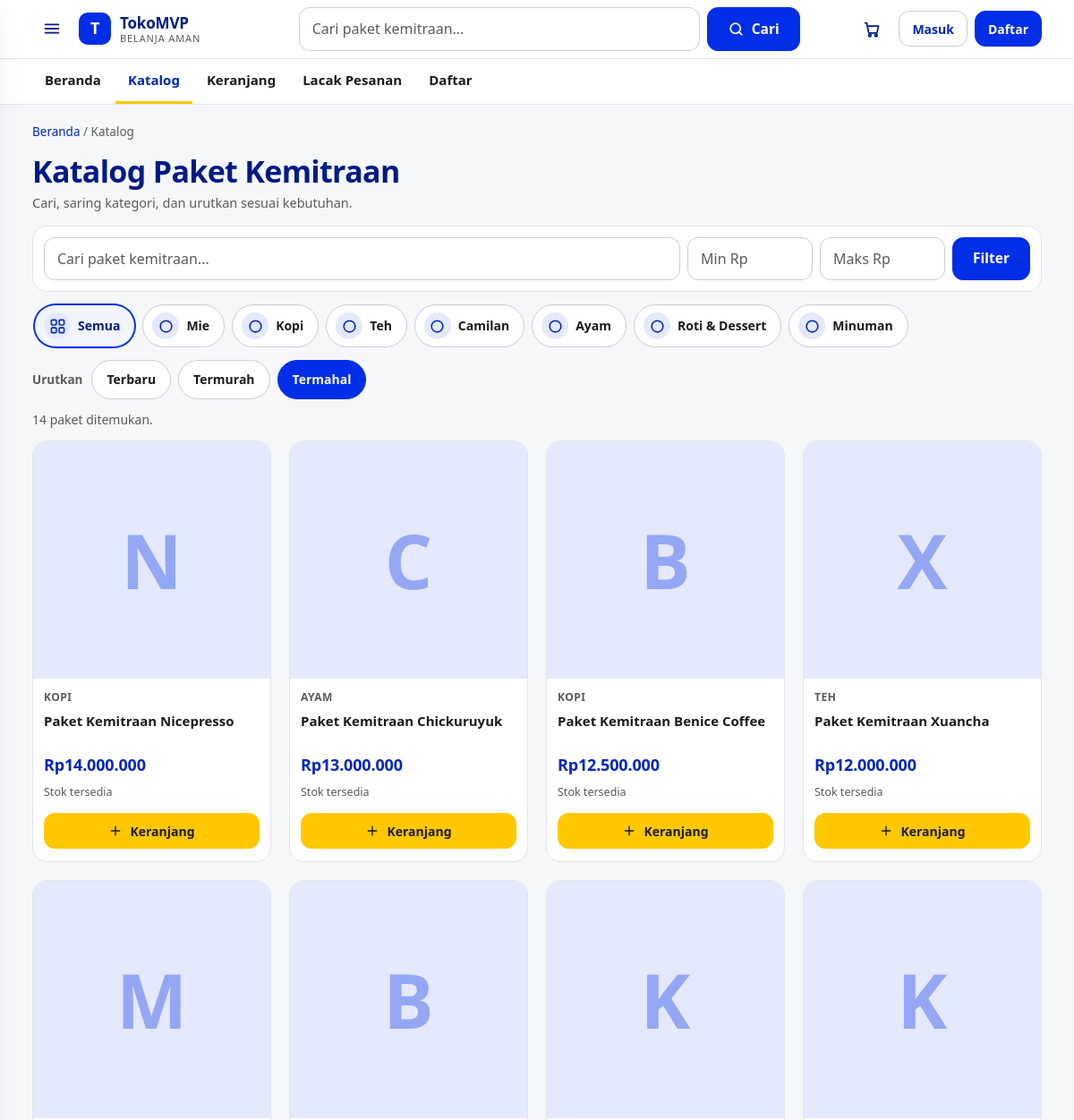
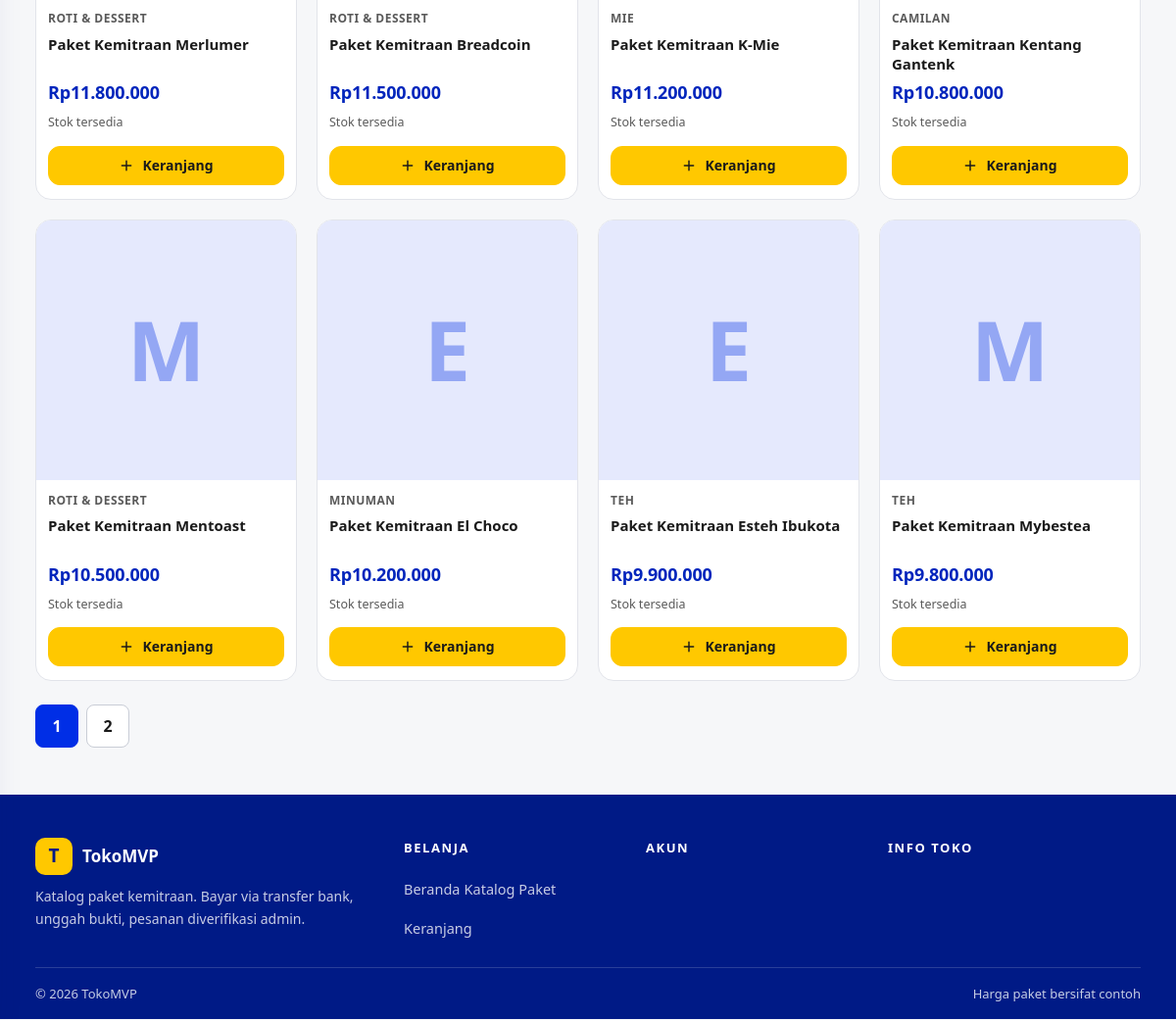
Page /products?sort=price_desc on the committed database (2 pictures, top to bottom).
### tables this page shows
CREATE TABLE categories (
  id INT UNSIGNED AUTO_INCREMENT PRIMARY KEY,
  name VARCHAR(120) NOT NULL,
  slug VARCHAR(150) NOT NULL,
  parent_id INT UNSIGNED NULL,
  created_at DATETIME NOT NULL DEFAULT CURRENT_TIMESTAMP,
  UNIQUE KEY uq_cat_slug (slug),
  CONSTRAINT fk_cat_parent FOREIGN KEY (parent_id) REFERENCES categories(id) ON DELETE SET NULL
);

CREATE TABLE products (
  id INT UNSIGNED AUTO_INCREMENT PRIMARY KEY,
  category_id INT UNSIGNED NULL,
  name VARCHAR(200) NOT NULL,
  slug VARCHAR(220) NOT NULL,
  sku VARCHAR(80) NOT NULL,
  description TEXT NULL,
  price INT UNSIGNED NOT NULL DEFAULT 0 COMMENT 'IDR, harga dasar',
  compare_price INT UNSIGNED NULL,
  weight_gram INT UNSIGNED NOT NULL DEFAULT 0,
  status ENUM('draft','published','archived') NOT NULL DEFAULT 'draft',
  created_at DATETIME NOT NULL DEFAULT CURRENT_TIMESTAMP,
  updated_at DATETIME NOT NULL DEFAULT CURRENT_TIMESTAMP ON UPDATE CURRENT_TIMESTAMP,
  UNIQUE KEY uq_products_slug (slug),
  UNIQUE KEY uq_products_sku (sku),
  KEY idx_products_status (status),
  KEY idx_products_cat (category_id),
  FULLTEXT KEY ft_products (name, description),
  CONSTRAINT fk_prod_cat FOREIGN KEY (category_id) REFERENCES categories(id) ON DELETE SET NULL
);

### app/Views/store/_card.php (the view, shortened to what the rows shown need)
<?php
$brand = preg_replace('/^paket kemitraan\s+/i', '', trim($p['name'] ?? ''));
$initial = mb_strtoupper(mb_substr($brand !== '' ? $brand : trim($p['name'] ?? '?'), 0, 1));
$stock = (int)($stock ?? 0);
$stockCls = $stock <= 0 ? ' is-out' : ($stock <= 5 ? ' is-low' : '');
$stockTxt = $stock <= 0 ? 'Habis' : ($stock <= 5 ? 'Sisa ' . $stock : 'Stok tersedia');
?>
<article class="p-card">
  <a class="p-media" href="/products/<?= View::e($p['slug']) ?>" aria-label="<?= View::e($p['name']) ?>">
    <span class="p-ph" aria-hidden="true"><span class="p-ph__mark"><?= View::e($initial) ?></span></span>
  </a>
  <div class="p-body">
    <span class="p-cat"><?= View::e($p['category_name'] ?? '') ?></span>
    <a class="p-name" href="/products/<?= View::e($p['slug']) ?>"><?= View::e($p['name']) ?></a>
    <span class="p-price"><?= Helpers::rupiah($p['price']) ?></span>
    <span class="p-stock<?= $stockCls ?>"><?= View::e($stockTxt) ?></span>
    <div class="p-foot">
      <?php if (!empty($vid) && $stock > 0): ?>
      <form method="post" action="/cart/add">
        <button class="btn btn--buy btn--sm btn--block" type="submit">
          <svg width="16" height="16" viewBox="0 0 24 24" fill="none" stroke="currentColor" stroke-width="2.2" stroke-linecap="round" aria-hidden="true"><path d="M12 5v14M5 12h14"/></svg>
          Keranjang
        </button>
      </form>
      <?php else: ?>
        <a class="btn btn--ghost btn--sm btn--block" href="/products/<?= View::e($p['slug']) ?>">Lihat Detail</a>
      <?php endif; ?>
    </div>
  </div>
</article>

### app/Views/store/catalog.php (shortened to what the rows shown need)
<?php
$map = [];
try {
  $ids = array_values(array_filter(array_map(fn($p) => (int)$p['id'], $products ?? [])));
  if ($ids) {
    $in = implode(',', $ids);
    $st = \App\Core\Database::pdo()->query(
      "SELECT product_id, MIN(id) AS vid, COALESCE(SUM(stock),0) AS stock FROM product_variants WHERE product_id IN ({$in}) AND status = 'active' GROUP BY product_id"
    );
    foreach ($st->fetchAll() as $r) { $map[(int)$r['product_id']] = ['vid' => (int)$r['vid'], 'stock' => (int)$r['stock']]; }
  }
} catch (\Throwable) { $map = []; }
$f = $filters ?? ['q' => '', 'category' => '', 'min_price' => '', 'max_price' => '', 'sort' => 'newest'];
$sort = $f['sort'] ?? 'newest';
$catOrder = ['mie', 'kopi', 'teh', 'camilan', 'ayam', 'roti-dessert', 'minuman'];
$cats = array_values($categories ?? []);
usort($cats, fn($a, $b) => (array_search($a['slug'], $catOrder) <=> array_search($b['slug'], $catOrder)));
$catIcon = [
  'mie' => '<path d="M4 12h16a8 8 0 0 1-16 0z"/><path d="M8 12V6m3 6V5m3 7V6m3 6v-3"/>',
  'kopi' => '<path d="M5 9h11v6a5 5 0 0 1-5 5h-1a5 5 0 0 1-5-5z"/><path d="M16 10h2a2.5 2.5 0 0 1 0 5h-2"/>',
  'teh' => '<path d="M7 9h10l-1.5 10h-7z"/><path d="M9 9c0-3 6-3 6 0"/>',
  'camilan' => '<path d="M6 9h12l-1.5 9h-9z"/><path d="M9 5l6 0M12 5V3"/>',
  'ayam' => '<circle cx="10" cy="14" r="5"/><path d="M14 11l5-5m-2 0h3v3"/>',
  'roti-dessert' => '<path d="M5 13a4 4 0 0 1 4-4h8a4 4 0 0 1 0 8H9a4 4 0 0 1-4-4z"/>',
  'minuman' => '<path d="M10 3h4v4l2 4v8a2 2 0 0 1-2 2h-4a2 2 0 0 1-2-2v-8l2-4z"/><path d="M10 12h4"/>',
];
$chipQs = function (string $cat) use ($f): string {
  $q = ['q' => $f['q'] ?? '', 'min' => $f['min_price'] ?? '', 'max' => $f['max_price'] ?? '', 'sort' => $f['sort'] ?? 'newest'];
  if ($cat !== '') { $q['category'] = $cat; }
  return http_build_query(array_filter($q, fn($v) => $v !== ''));
};
$sortQs = function (string $s) use ($f): string {
  $q = ['q' => $f['q'] ?? '', 'category' => $f['category'] ?? '', 'min' => $f['min_price'] ?? '', 'max' => $f['max_price'] ?? '', 'sort' => $s];
  return http_build_query(array_filter($q, fn($v) => $v !== ''));
};
?>
<div class="wrap page shop">
  <nav class="crumbs" aria-label="Breadcrumb"><a href="/">Beranda</a> / <span>Katalog</span></nav>
  <div class="shop-head">
    <div>
      <h1 class="shop-title">Katalog Paket Kemitraan</h1>
      <p class="muted shop-sub">Cari, saring kategori, dan urutkan sesuai kebutuhan.</p>
    </div>
  </div>
  <form method="get" action="/products" class="shop-filter" role="search">
    <div class="shop-filter__row">
      <input class="input" type="search" id="f-q" name="q" placeholder="Cari paket kemitraan..." value="<?= View::e($f['q'] ?? '') ?>">
      <input class="input shop-filter__num" type="number" id="f-min" name="min" min="0" inputmode="numeric" placeholder="Min Rp" value="<?= View::e($f['min_price'] ?? '') ?>">
      <input class="input shop-filter__num" type="number" id="f-max" name="max" min="0" inputmode="numeric" placeholder="Maks Rp" value="<?= View::e($f['max_price'] ?? '') ?>">
      <button class="btn btn--primary" type="submit">Filter</button>
    </div>
  </form>
  <nav class="catstrip" aria-label="Kategori paket">
    <a class="catchip<?= ($f['category'] ?? '') === '' ? ' is-active' : '' ?>" href="/products<?= ($qs = $chipQs('')) !== '' ? '?' . View::e($qs) : '' ?>"<?= ($f['category'] ?? '') === '' ? ' aria-current="page"' : '' ?>>
      <span class="catchip__icon" aria-hidden="true"></span>
      <span>Semua</span>
    </a>
    <?php foreach ($cats as $c):
      $on = ($f['category'] ?? '') === $c['slug']; ?>
      <a class="catchip<?= $on ? ' is-active' : '' ?>" href="/products?<?= View::e($chipQs($c['slug'])) ?>"<?= $on ? ' aria-current="page"' : '' ?>>
        <span class="catchip__icon" aria-hidden="true"><svg width="19" height="19" viewBox="0 0 24 24" fill="none" stroke="currentColor" stroke-width="2" stroke-linecap="round" stroke-linejoin="round" aria-hidden="true"><?= $catIcon[$c['slug']] ?? '<circle cx="12" cy="12" r="8"/>' ?></svg></span>
        <span><?= View::e($c['name']) ?></span>
      </a>
    <?php endforeach; ?>
  </nav>
  <div class="sortbar" role="navigation" aria-label="Urutkan">
    <span class="sortbar__label">Urutkan</span>
    <a class="<?= $sort === 'newest' ? 'is-active' : '' ?>" <?= $sort === 'newest' ? 'aria-current="true"' : '' ?> href="/products?<?= View::e($sortQs('newest')) ?>">Terbaru</a>
    <a class="<?= $sort === 'price_asc' ? 'is-active' : '' ?>" <?= $sort === 'price_asc' ? 'aria-current="true"' : '' ?> href="/products?<?= View::e($sortQs('price_asc')) ?>">Termurah</a>
    <a class="<?= $sort === 'price_desc' ? 'is-active' : '' ?>" <?= $sort === 'price_desc' ? 'aria-current="true"' : '' ?> href="/products?<?= View::e($sortQs('price_desc')) ?>">Termahal</a>
  </div>
  <p class="result-count" role="status"><?= (int)($total ?? 0) ?> paket ditemukan.</p>
  <div class="grid grid--prods">
    <?php foreach (($products ?? []) as $p):
      $m = $map[(int)$p['id']] ?? ['vid' => null, 'stock' => 0];
      echo View::render('store/_card', ['p' => $p, 'vid' => $m['vid'], 'stock' => $m['stock']]);
    endforeach; ?>
  </div>
  <?php
  $totalPages = max(1, (int)ceil(($total ?? 0) / ($perPage ?? 12)));
  if ($totalPages > 1):
    $qs = $_GET; ?>
  <nav class="pager" aria-label="Pagination">
    <?php for ($i = 1; $i <= $totalPages; $i++): $qs['page'] = $i; ?>
      <a class="<?= $i === ($page ?? 1) ? 'is-here' : '' ?>" <?= $i === ($page ?? 1) ? 'aria-current="page"' : '' ?> href="/products?<?= View::e(http_build_query($qs)) ?>"><?= (int)$i ?></a>
    <?php endfor; ?>
  </nav>
  <?php endif; ?>
</div>

### app/Core/Router.php (shortened to what the rows shown need)
<?php
class Router
{
    private array $routes = [];
    private function add(string $method, string $path, callable|array $handler): void
    {
        $this->routes[] = [$method, $this->compile($path), $handler];
    }
    private function compile(string $path): string
    {
        $regex = preg_replace('#\{([a-zA-Z_][a-zA-Z0-9_]*)\}#', '(?P<$1>[^/]+)', $path);
        return '#^' . $regex . '$#';
    }
    public function dispatch(string $method, string $uri): void
    {
        $path = parse_url($uri, PHP_URL_PATH) ?? '/';
        foreach ($this->routes as [$m, $regex, $handler]) {
            if (preg_match($regex, $path, $matches)) {
                $params = array_filter($matches, 'is_string', ARRAY_FILTER_USE_KEY);
                if (is_array($handler)) {
                    [$class, $fn] = $handler;
                    (new $class())->$fn($params);
                } else {
                    $handler($params);
                }
                return;
            }
        }
    }
}

### rows in the picture
categories: name "Mie"
categories: name "Kopi"
categories: name "Teh"
categories: name "Camilan"
categories: name "Ayam"
categories: name "Roti & Dessert"
categories: name "Minuman"
products: name "N", category.name "KOPI", name "Paket Kemitraan Nicepresso", price "Rp14.000.000"
products: name "C", category.name "AYAM", name "Paket Kemitraan Chickuruyuk", price "Rp13.000.000"
products: name "B", category.name "KOPI", name "Paket Kemitraan Benice Coffee", price "Rp12.500.000"
products: name "X", category.name "TEH", name "Paket Kemitraan Xuancha", price "Rp12.000.000"
products: name "M", category.name "ROTI & DESSERT", name "Paket Kemitraan Merlumer", price "Rp11.800.000"
products: name "B", category.name "ROTI & DESSERT", name "Paket Kemitraan Breadcoin", price "Rp11.500.000"
products: name "K", category.name "MIE", name "Paket Kemitraan K-Mie", price "Rp11.200.000"
products: name "K", category.name "CAMILAN", name "Paket Kemitraan Kentang Gantenk", price "Rp10.800.000"
products: name "M", category.name "ROTI & DESSERT", name "Paket Kemitraan Mentoast", price "Rp10.500.000"
products: name "E", category.name "MINUMAN", name "Paket Kemitraan El Choco", price "Rp10.200.000"
products: name "E", category.name "TEH", name "Paket Kemitraan Esteh Ibukota", price "Rp9.900.000"
products: name "M", category.name "TEH", name "Paket Kemitraan Mybestea", price "Rp9.800.000"

### other values in the picture
$total "14"
